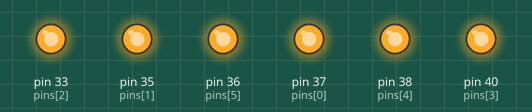
The program below on a simulated Raspberry Pi (header pin numbers). On the bench: output pins drawn as LEDs (lit = HIGH). What the program prints to the terminal is not drawn.

Above: at 0.12 s.
At 2.37 s:
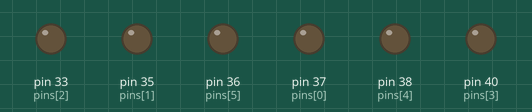
Timing chart, 0 to 3.0 s (numbered marks = the images above):
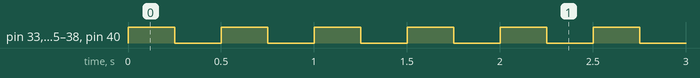

Measured:
- by itself, pin 33 (pins[2]), pin 35 (pins[1]), pin 36 (pins[5]), pin 37 (pins[0]), pin 38 (pins[4]), pin 40 (pins[3]): alternates HIGH for 0.25 s and LOW for 0.25 s

The program:

04_LedVillogMindTomb.py
```python
#04_LedVillogMindTomb.py
#-------------------------
#Ledek villognak ciklussal

#A GPIO modul behívása
import RPi.GPIO as GPIO
import time

#Figyelmezetetések kikapcsolása
GPIO.setwarnings(False)

#tüskék fizikai kiosztás szerint
GPIO.setmode(GPIO.BOARD)

#tüskék alaphelyzet
GPIO.cleanup()

#Paraméterek
#Pinek definiálása
pins = [37,35,33,40,38,36]
T = 0.5 #Villogás periódusideje
Tv = T/2

#A Pinek kimenetek
for pin in pins:
    GPIO.setup(pin, GPIO.OUT)

#Led bekapcsolása
onOff = 1

print("Pinek villognak. Kilép Ctrl-C")
try:
    while True:
        for pin in pins:
            GPIO.output(pin, onOff)
        onOff = not onOff
        time.sleep(Tv)

except KeyboardInterrupt:
    print("Pinek lekapcsolva")
    GPIO.cleanup()
```
